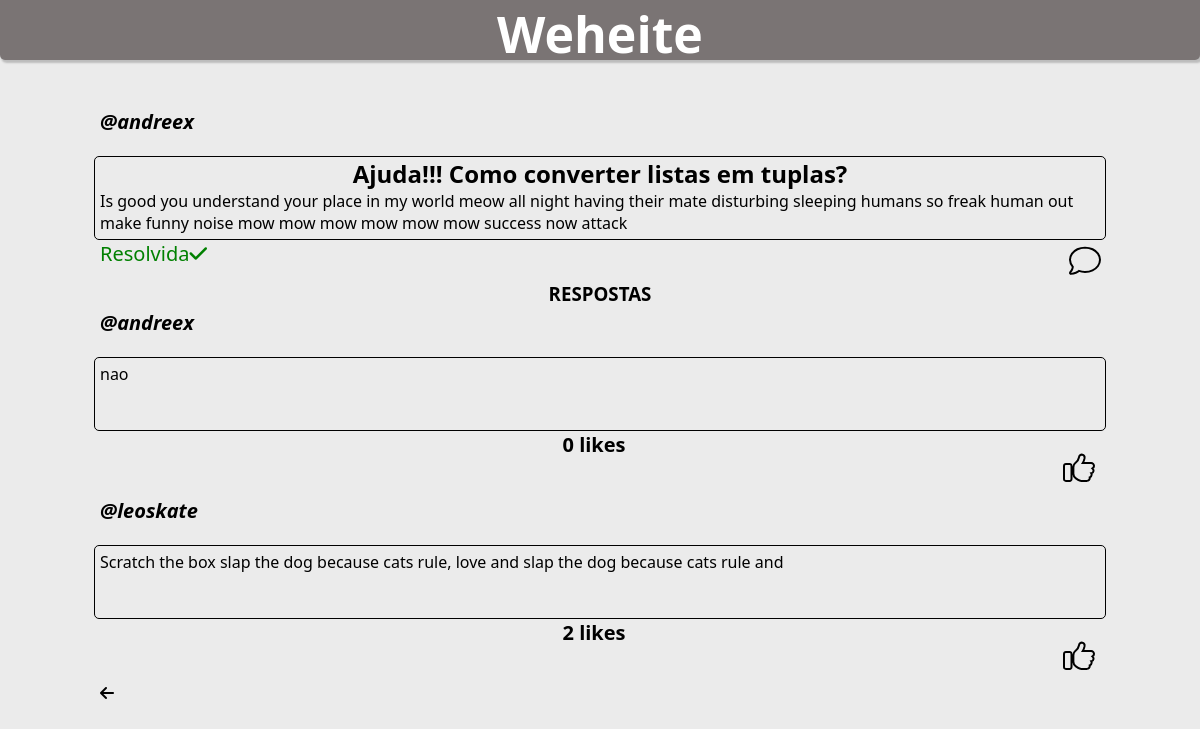
/17/detailForum/, run on the app's committed database.
### users/models.py (models this page shows, shortened)
class Forum(models.Model):
    autor = models.ForeignKey(User, on_delete=models.SET_NULL,null=True)
    title = models.TextField(max_length=255)
    body = models.TextField(max_length=9999)
    respondida = models.ManyToManyField(User, default=None, blank=True, related_name='respondida')

class Reply(models.Model):
    autor = models.ForeignKey(User, on_delete=models.SET_NULL,null=True)
    forum = models.ForeignKey(Forum, on_delete=models.CASCADE)
    body = models.TextField(max_length=9999)
    liked = models.ManyToManyField(User, default=None, blank=True, related_name='liked')

### users/views.py (the view)
# urls.py: path('<int:forum_id>/detailForum/', user_views.detailForum, name="detail"),
def detailForum(request, forum_id):
    forum = get_object_or_404(Forum, pk=forum_id)
    replys = Reply.objects.filter(forum=forum_id).order_by('-id')
    user = request.user  # Collect all records from table
    return render(request, "users/detailForum.html", {'forum': forum, 'replys': replys, 'user':user})

### users/templates/users/detailForum.html (shortened to what this page needs)
<!DOCTYPE html>
<html lang="en">
<head>
</head>
<body>
    <header>
        <h1><a class="a8" href="{% url 'home' %} ">Weheite</a></h1>
    </header>
    <div class="main-content">
        <div class="BoxAutor">
            <a href="{{forum.autor_id}}/profile/" class = "autor">
                <p class="autor"><b><i>@{{forum.autor}}</i></b></p>
            </a>
        </div>
        <div class="discussion-box">
            <h2><b>{{forum.title}}</b></h2>
            <p>{{forum.body}}</p>
        </div>
        <div class="below-disc">
            {%if user.id == forum.autor_id %}
            <form action="{% url 'done' forum_id=forum.id %}" method='POST' class="ui form">
                {% csrf_token %}
                <input type='hidden' name='forum_id' value="{{forum.id}}" />
                <input type='hidden' name='user' value="{{user}}" />
                {% if user not in forum.respondida.all %}
                <button class="undone" type="submit" style="background-color: red;">Marcar como Resolvida</button>
                {% else %}
                <button class="done" type="submit" style="background-color: green;">Resolvida</button>
                {% endif %}
            </form>
            {% else %}
            {% if forum.autor in forum.respondida.all %}
            <div class="statusforum" style="color: green;">Resolvida<i class="fa-solid fa-check"></i></div>
            {% else %}
            <div class="statusforum" style="color: red;">Não Resolvida <i class="fa-regular fa-circle-xmark"></i></div>
            {%endif%}
            {%endif%}
            <a class="a3" href="reply_form/ "><i class="fa-solid fa-comment"></i></a>
        </div>
        {% if replys %}
        <h3>RESPOSTAS</h3>
        {% for reply in replys %}
        <div class="BoxAutor">
            <a href="{{reply.autor_id}}/profile/" class = "autor">
                <p class="autor"><b><i>@{{reply.autor}}</i></b></p>
            </a>
        </div>
        <div class="answer-box">
            <p class="TextBody">{{reply.body}}</p>
        </div>
        <div class="like-function">
            {% if reply.liked.all.count == 1 %}
            <strong>{{ reply.liked.all.count }} like</strong>
            {%else%}
            <strong>{{ reply.liked.all.count }} likes</strong>
            {%endif%}
            <form action="{% url 'like' forum_id=forum.id %}" method='POST' class="ui form">
                {% if user not in reply.liked.all %}
                <button class="like" type="submit"><i class="fa-solid fa-thumbs-up"></i></button>
                {% else %}
                <button class="deslike" type="submit"><i class="fa-solid fa-thumbs-up"></i></button>
                {% endif %}
            </form>
        </div>
        {% endfor %}
        {%else%}
        <h3>Ainda não tem nenhuma resposta</h3>
        {% endif %}
        <div class="position-back-button">
            <a href="{% url 'home' %} "><i class="fa-solid fa-arrow-left"></i></a>
        </div>
    </div>
</body>
</html>

### users/templates/users/detailForum.html (style rules this page uses)
* { font-family: 'Segoe UI', Tahoma, Geneva, Verdana, sans-serif; margin: 0px; padding: 0px; }
body { display: flex; flex-direction: column; align-items: center; background-color: #ebebeb; }
.main-content { margin-top: 100px; display: flex; flex-direction: column; align-items: center; width: 1200px; height: fit-content; padding: 5px; border-radius: 5px; }
.discussion-box { margin-top: 0px; padding: 5px; padding-top: 0px; width: 1000px; border: 1px solid; margin-top: 20px; border-radius: 5px; }
h2 { text-align: center; }
.below-disc { display: flex; width: 1000px; justify-content: space-between; }
.answer-box { margin-top: 0px; padding-top: 0px; padding: 5px; width: 1000px; border: 1px solid; margin-top: 20px; border-radius: 5px; }
.position-back-button { display: flex; width: 1000px; justify-content: start; }
a { color: black; text-decoration: none; }
.a3 { font-size: 30px; color: #ebebeb; text-justify: end; -webkit-text-stroke-width: 2px; -webkit-text-stroke-color: #000; }
.TextBody { word-wrap: break-word; padding-bottom: 40px; }
.like-function { display: flex; justify-content: space-between; width: 1000px; }
.like { font-size: 30px; text-decoration: none; background: none; border: none; color: #ebebeb; -webkit-text-stroke-width: 2px; -webkit-text-stroke-color: #000; }
strong { font-size: 20px; width: 1000px; display: flex; justify-content: center; margin-left: 30px; }
.statusforum { font-size: 20px; }
button { margin-top: 10px; height: fit-content; width: fit-content; padding: 6px; color: #fff; font-weight: bolder; text-decoration: none; border: none; border-radius: 8px; }
.BoxAutor { width: 1000px; height: 25px; background: none; display: flex; justify-content: space-between; padding: 3px; font-size: 15px; }
.autor { font-size: 20px; }
header { position: fixed; color: white; height: 60px; background-color: rgba(122, 116, 116, 1); display: flex; justify-content: center; width: 100vw; border-bottom: grey; border-radius: 0px 0px 5px 5px; box-shadow: 2px 2px 2px 1px rgba(0, 0, 0, 0.2); }
h1 { font-size: 50px; }
.a8 { text-decoration: none; color: white; }

### data on the page
Forum: autor "andreex", title "Ajuda!!! Como converter listas em tuplas?", body "Is good you understand your place in my world meow all night having their mate disturbing sleeping humans so freak human out make funny noise mow mow mow mow mow mow success now attack"
Reply: autor "andreex", body "nao", liked.all.count "0"
Reply: autor "leoskate", body "Scratch the box slap the dog because cats rule, love and slap the dog because cats rule and", liked.all.count "2"
